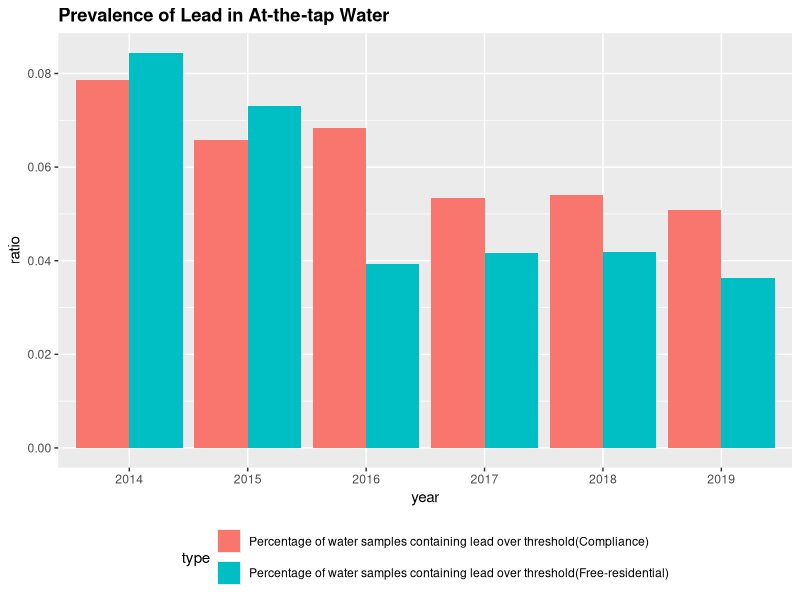
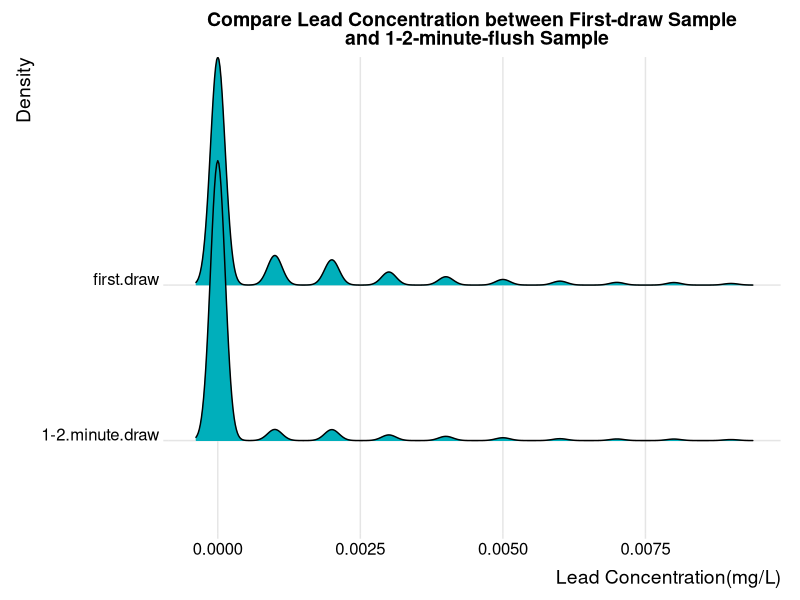
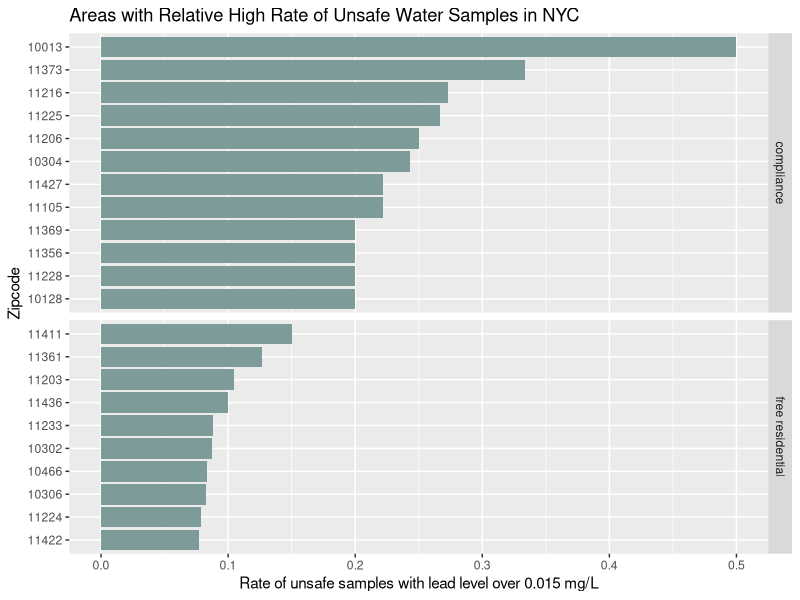
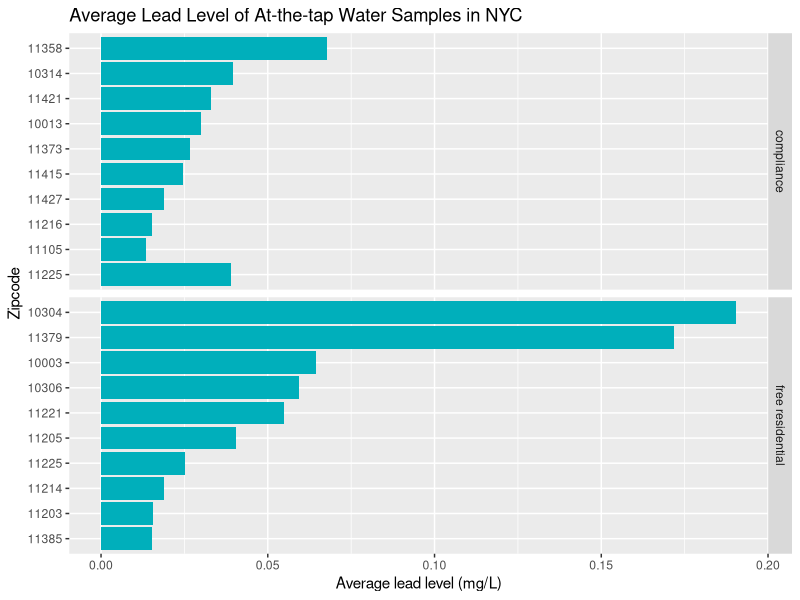
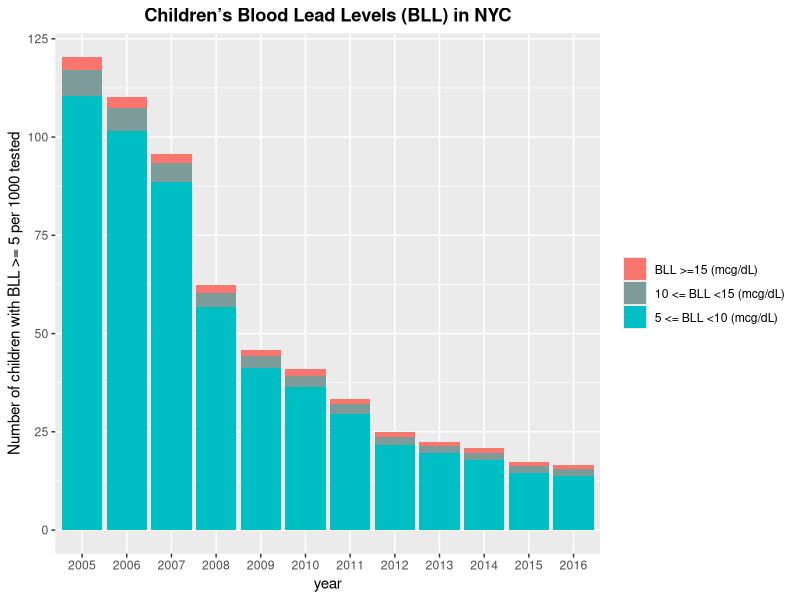
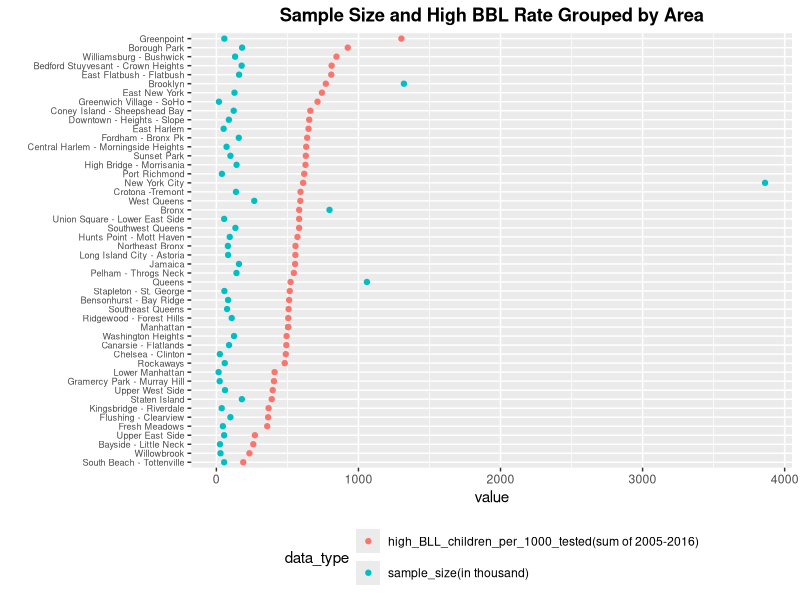
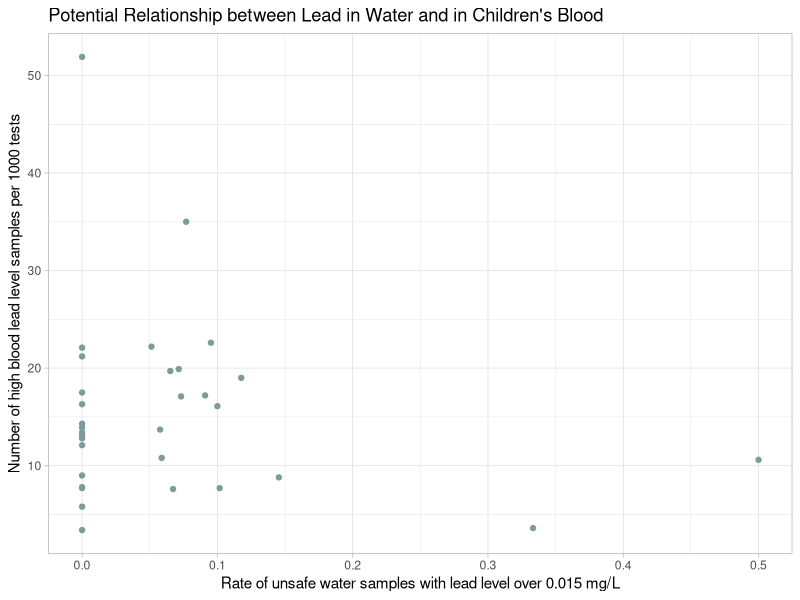

Reproduce these figures in R, in order.
## ---- chunk 1
library(tidyverse)
library(dplyr)
library(ggplot2)
library(ggridges)
## ---- chunk 2
free_residential <- read.csv("free_residential.csv")
compliance <- read.csv("compliance.csv")
children_6_yrs <- read.csv("Children_Under_6_yrs_with_Elevated_Blood_Lead_Levels__BLL_.csv")
lead_free <- free_residential %>%
  select(Date.Collected, First.Draw.at.the.tap.Lead.level..mg.l., Lead.1.2.Minute.Flush..mg.L.) %>%
  mutate(year = substr(Date.Collected, 7, 10), over_threshold = (First.Draw.at.the.tap.Lead.level..mg.l. > 0.015 |  Lead.1.2.Minute.Flush..mg.L. > 0.015)) %>%
  select(year, over_threshold) %>%
  group_by(year, over_threshold) %>%
  summarise(count = n()) %>%
  na.omit %>%
  group_by(year) %>%
  mutate(total = sum(count)) %>%
  filter(over_threshold == TRUE) %>%
  mutate(ratio = count / total) %>%
  select(year, ratio) %>%
  mutate(type = "Percentage of water samples containing lead over threshold(Free-residential)")

lead_compliance <- compliance %>%
  select(Date.Collected, First.Draw.at.the.tap.Lead.level..mg.l.) %>%
  mutate(year = substr(Date.Collected, 7, 10), over_threshold = (First.Draw.at.the.tap.Lead.level..mg.l. > 0.015 )) %>%
  select(year, over_threshold) %>%
  group_by(year, over_threshold) %>%
  summarise(count = n()) %>%
  na.omit %>%
  group_by(year) %>%
  mutate(total = sum(count)) %>%
  filter(over_threshold == TRUE) %>%
  mutate(ratio = count / total) %>%
  select(year, ratio) %>%
  mutate(type = "Percentage of water samples containing lead over threshold(Compliance)")

combined <- rbind(lead_free, lead_compliance)
ggplot(data = combined, aes(fill= type, x = year, y=ratio)) +
 geom_bar(stat="identity", position = "dodge") +
 theme(legend.position="bottom") +
 guides(fill = guide_legend(nrow = 2)) +
 ggtitle("Prevalence of Lead in At-the-tap Water") +
 theme(plot.title = element_text(lineheight=.8, face="bold"))
## ---- chunk 3
lead_con <- free_residential %>%
  select( First.Draw.at.the.tap.Lead.level..mg.l., Lead.1.2.Minute.Flush..mg.L.) %>%
  na.omit %>%
  rename(first.draw = First.Draw.at.the.tap.Lead.level..mg.l., "1-2.minute.draw" = Lead.1.2.Minute.Flush..mg.L. ) %>%
  pivot_longer(cols = everything(), names_to = "Density", values_to = "Lead Concentration(mg/L)") %>%
  filter(`Lead Concentration(mg/L)` < 0.01)

ggplot(lead_con, aes(x = `Lead Concentration(mg/L)`, y = Density)) + 
  geom_density_ridges_gradient(fill = "#00AFBB") +
  theme_ridges() +
  ggtitle("Compare Lead Concentration between First-draw Sample \n and 1-2-minute-flush Sample") +
  theme(plot.title = element_text(lineheight=.8, face="bold", hjust = 0.5))
  

## ---- chunk 4
tap_rate <- read_csv("tap_rate_by_zipcode.csv") %>% mutate(Zipcode = as.character(Zipcode))
tap_rate_residential <- tap_rate %>% filter(source == "free residential") %>% arrange(rate) %>% top_n(10)
tap_rate_compliance <- tap_rate %>% filter(source == "compliance") %>% arrange(rate) %>% top_n(10)
tap_rate_bar <- bind_rows(tap_rate_residential, tap_rate_compliance)
ggplot(tap_rate_bar, aes(x = fct_inorder(Zipcode), y = rate)) +
  geom_bar(stat = "identity", fill = "#7C9B99") +
  facet_grid(rows = vars(source), scales = "free", space = "free") +
  ggtitle ("Areas with Relative High Rate of Unsafe Water Samples in NYC") +
  labs(x = "Zipcode", y = "Rate of unsafe samples with lead level over 0.015 mg/L") +
  coord_flip() + theme_grey()
## ---- chunk 5
tap_avg <- read_csv("tap_avg_by_zipcode.csv") %>% mutate(Zipcode = as.character(Zipcode))
tap_avg_residential <- tap_avg %>% filter(source == "free residential") %>% arrange(avg_lead_level) %>% top_n(10)
tap_avg_compliance <- tap_avg %>% filter(source == "compliance") %>% arrange(avg_lead_level) %>% top_n(10)
tap_avg_bar <- bind_rows(tap_avg_residential, tap_avg_compliance)
ggplot(tap_avg_bar, aes(x = fct_inorder(Zipcode), y = avg_lead_level)) +
  geom_bar(stat = "identity", fill = "#00AFBB") +
  facet_grid(rows = vars(source), scales = "free", space = "free") +
  ggtitle ("Average Lead Level of At-the-tap Water Samples in NYC") +
  labs(x = "Zipcode", y = "Average lead level (mg/L)") +
  coord_flip() + theme_grey()
## ---- chunk 6
children_bar <- children_6_yrs %>% rename(`5 <= BLL <10 (mcg/dL)` = Children.under.6.years.with.elevated.blood.lead.levels..BLL..Rate..BLL..5.µg.dL.per.1.000.tested, `10 <= BLL <15 (mcg/dL)` = Children.under.6.years.with.elevated.blood.lead.levels..BLL..Rate.BLL..10.µg.dL.per.1.000.tested, `BLL >=15 (mcg/dL)` = Children.under.6.years.with.elevated.blood.lead.levels..BLL..Rate.BLL..15.µg.dL.per.1.000.tested) %>%
  rename(year = time_period) %>%
  mutate(year = as.character(year)) %>%
  filter(geo_type =="Citywide") %>%
  select(year, `5 <= BLL <10 (mcg/dL)`, `10 <= BLL <15 (mcg/dL)`, `BLL >=15 (mcg/dL)`) %>%
  na.omit %>%
  group_by(year) %>% 
  summarise(`5 <= BLL <10 (mcg/dL)` = sum(`5 <= BLL <10 (mcg/dL)`), `10 <= BLL <15 (mcg/dL)` = sum(`10 <= BLL <15 (mcg/dL)`), `BLL >=15 (mcg/dL)` = sum(`BLL >=15 (mcg/dL)`)) %>% 
  mutate(`5 <= BLL <10 (mcg/dL)` = `5 <= BLL <10 (mcg/dL)` - `10 <= BLL <15 (mcg/dL)`, `10 <= BLL <15 (mcg/dL)` = `10 <= BLL <15 (mcg/dL)` - `BLL >=15 (mcg/dL)`) %>%
  pivot_longer(cols = !year, names_to = "range", values_to = "Number of children with BLL >= 5 per 1000 tested")

ggplot(data = children_bar, aes(x = year, y=`Number of children with BLL >= 5 per 1000 tested`, fill = factor(range, levels=c("BLL >=15 (mcg/dL)", "10 <= BLL <15 (mcg/dL)", "5 <= BLL <10 (mcg/dL)")))) +
  geom_bar(stat='identity') +
  theme(legend.title = element_blank()) +
  scale_fill_manual(values = c("#F8766D","#7C9B99", "#00BFC4")) +
  ggtitle("Children’s Blood Lead Levels (BLL) in NYC") +
  theme(plot.title = element_text(lineheight=.8, face="bold", hjust = 0.5))
## ---- chunk 7
children <- children_6_yrs %>%
  rename(`sample_size(in thousand)` = Children.under.6.years.with.elevated.blood.lead.levels..BLL..Number.Tested, `high_BLL_children_per_1000_tested(sum of 2005-2016)` = Children.under.6.years.with.elevated.blood.lead.levels..BLL..Rate..BLL..5.µg.dL.per.1.000.tested) %>%
  select(geo_area_name, `sample_size(in thousand)`, `high_BLL_children_per_1000_tested(sum of 2005-2016)`) %>%
  group_by(geo_area_name) %>%
  summarise(`sample_size(in thousand)` = sum(`sample_size(in thousand)`), `high_BLL_children_per_1000_tested(sum of 2005-2016)` = sum(`high_BLL_children_per_1000_tested(sum of 2005-2016)`))

children$`sample_size(in thousand)` = children$`sample_size(in thousand)` / 1000
children <- children %>% pivot_longer(col = !geo_area_name, names_to = "data_type", values_to = "value")
ggplot(children, aes(value, fct_reorder2(`geo_area_name`, `data_type`=="high_BLL_children_per_1000_tested(sum of 2005-2016)", value, .desc = FALSE), color = data_type)) +
  geom_point() + 
  ggtitle("Sample Size and High BBL Rate Grouped by Area") + 
  theme(legend.position="bottom") +
  theme(axis.text.y = element_text(size = rel(.75))) +
  ylab("") +
  theme(plot.title = element_text(lineheight=.8, face="bold", hjust = 0.5)) + 
  guides(color = guide_legend(nrow = 2))

## ---- chunk 8
relation <- read.csv("scatter_data.csv")
ggplot(relation, aes(rate_16, crate_16)) + geom_point(color = "#7C9B99") +
  labs(x = "Rate of unsafe water samples with lead level over 0.015 mg/L", y = "Number of high blood lead level samples per 1000 tests") +
  ggtitle("Potential Relationship between Lead in Water and in Children's Blood") +
  theme_light()
